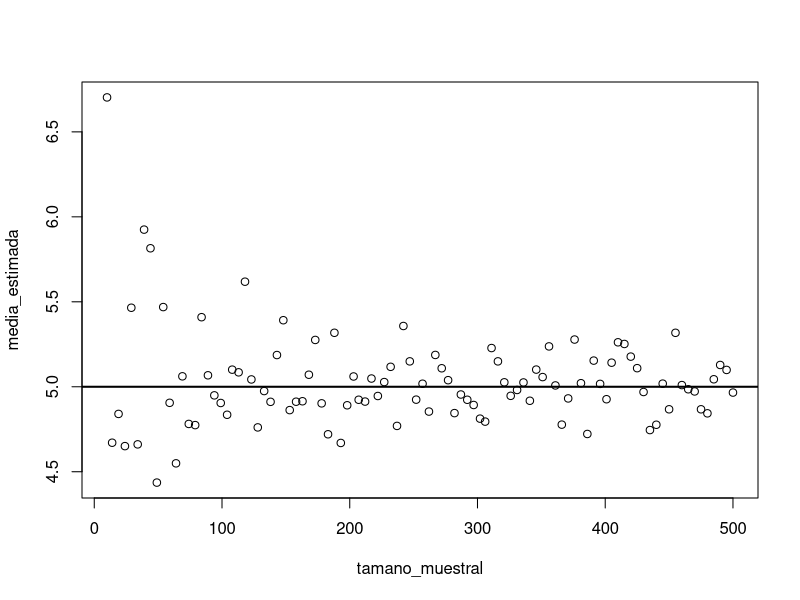
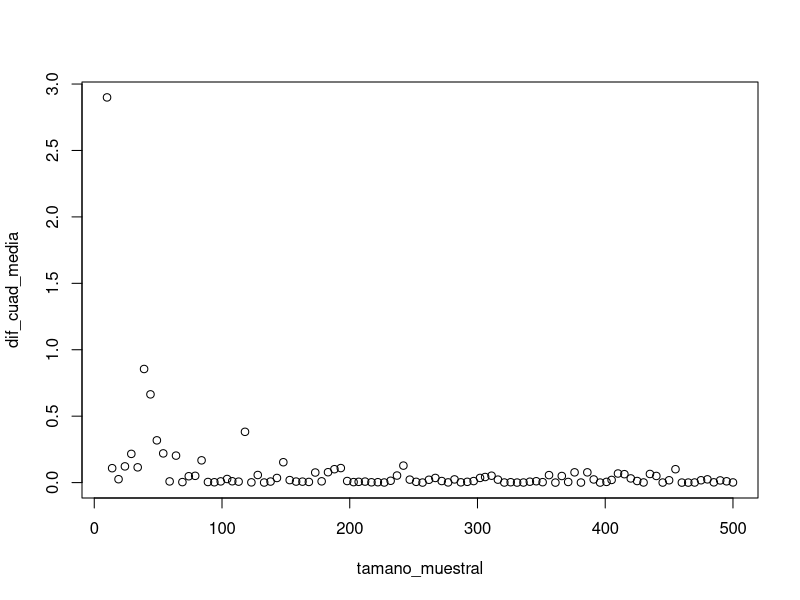
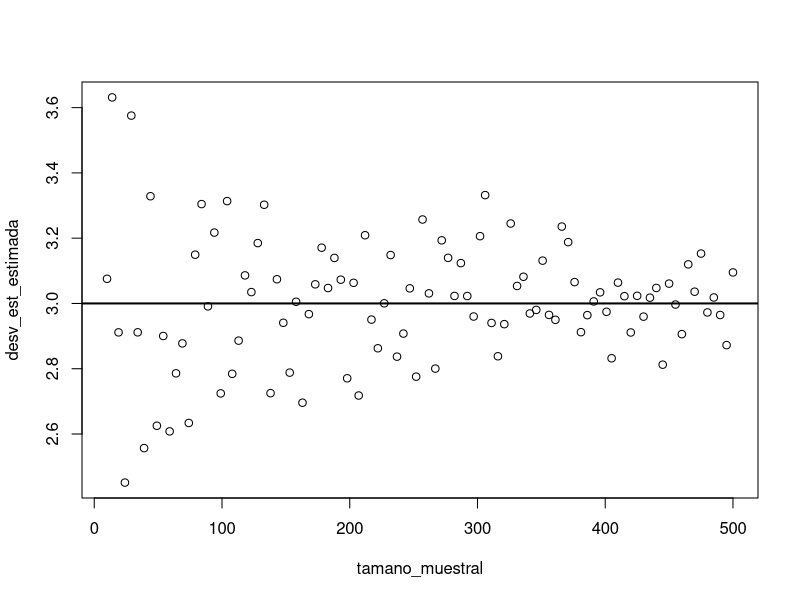
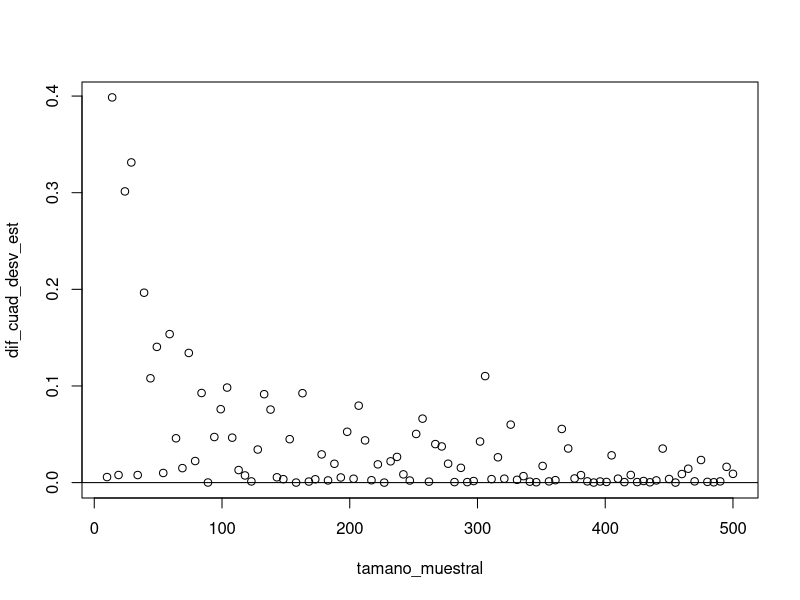
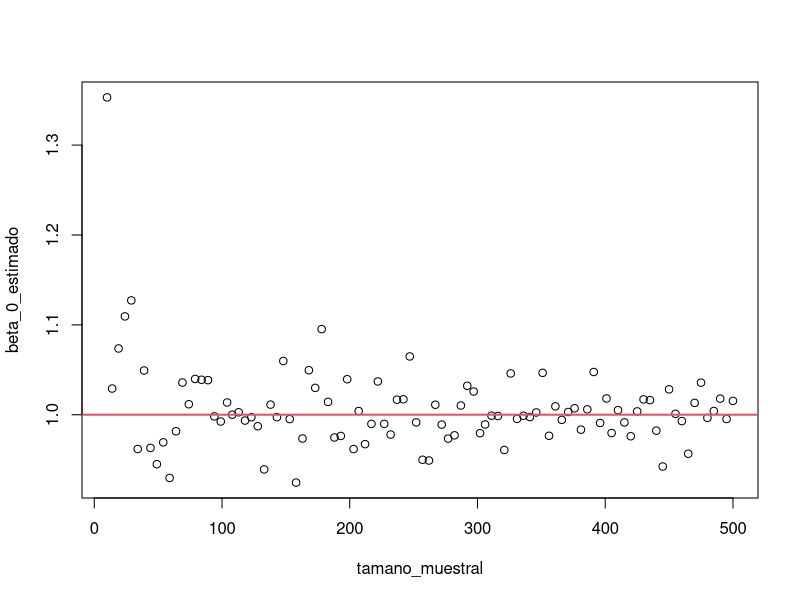
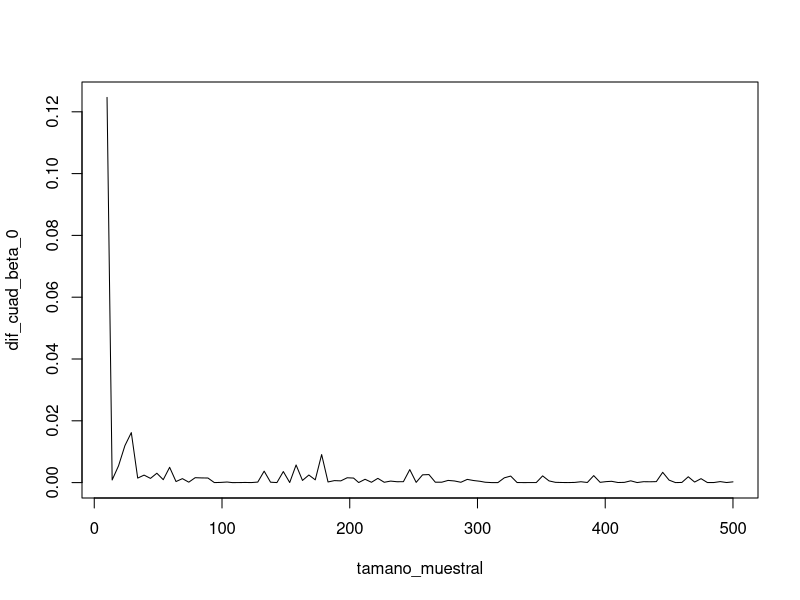
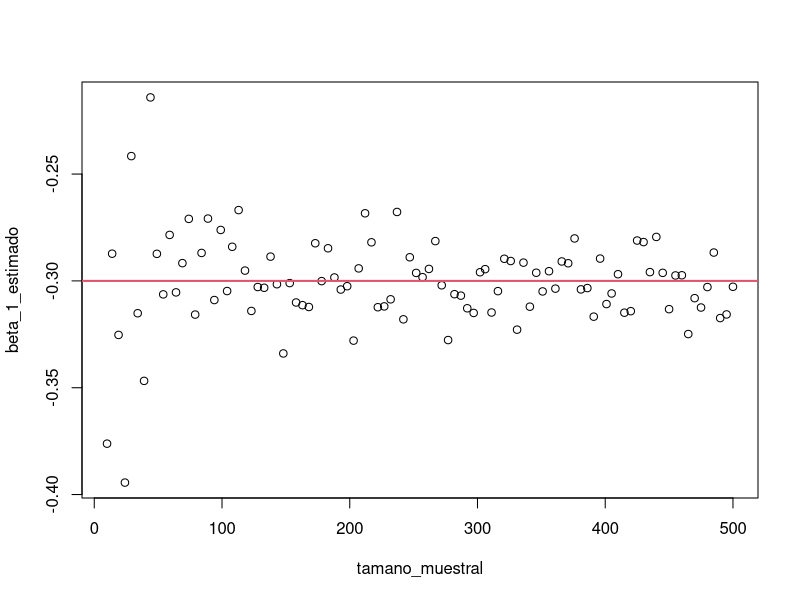
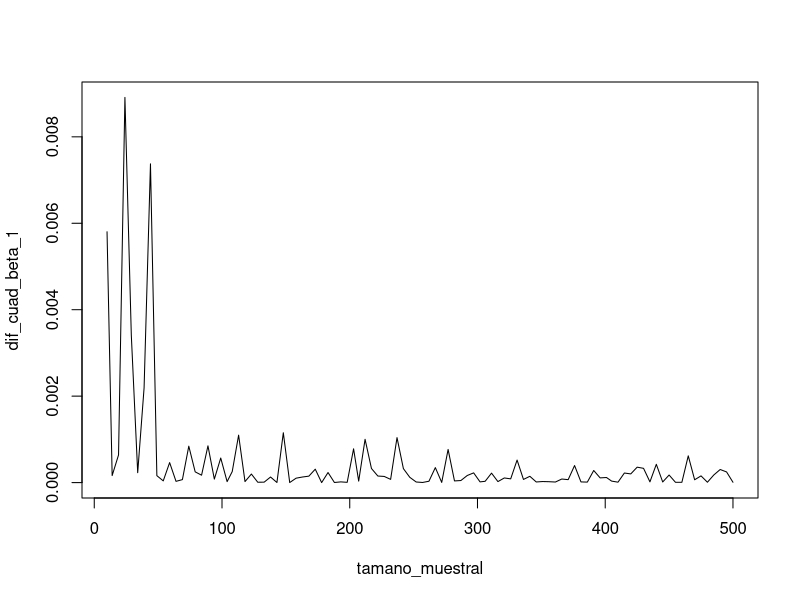

Here is the R script that generated these plots, in order:
#-------------------------------------------------------------------------

#Distribución normal

tamano_muestral_maximo <- 500
iteraciones <- 100
media_poblacional <- 5
desv_est_poblacional <- 3
tamano_muestral <- floor(seq(10, tamano_muestral_maximo, length.out=iteraciones))

#Crear 4 vectores vacíos
desv_est_estimada <- media_estimada <- dif_cuad_media <- dif_cuad_desv_est <- vector()

for(i in seq_len(iteraciones)){
  muestra <- rnorm(tamano_muestral[i], media_poblacional, desv_est_poblacional)
  media_estimada[i] <- mean(muestra)
  desv_est_estimada[i] <- sd(muestra)
  dif_cuad_media[i] <- (media_poblacional-media_estimada[i])^2
  dif_cuad_desv_est[i] <- (desv_est_poblacional-desv_est_estimada[i])^2
}

#Media
plot(media_estimada~tamano_muestral)
abline(h=media_poblacional, lwd=2)

plot(dif_cuad_media~tamano_muestral)

#Desv_est
plot(desv_est_estimada~tamano_muestral)
abline(h=desv_est_poblacional, lwd=2)

plot(dif_cuad_desv_est~tamano_muestral)
abline(h=0.00000001)

# Regresión lineal --------------------------------------------------------

tamano_muestral_max <- 500
iteraciones <- 100
beta_0 <- 1
beta_1 <- -0.3
minimo_poblacional <- 3
tamano_muestral <- floor(seq(10, tamano_muestral_max, length.out = iteraciones))

genera_x <- function(n) seq(-3, 3, length.out = n)

genera_y <- function(x, beta_0, beta_1){
  beta_1*x + beta_0 + rnorm(length(x), 0, 0.5)
}

beta_0_estimado <- beta_1_estimado <- dif_cuad_beta_0 <- dif_cuad_beta_1 <- vector()

for (i in seq_len(iteraciones)) {
  X <- genera_x(tamano_muestral[i])
  Y <- genera_y(X, beta_0, beta_1)
  betas <- coef(lm(Y ~ X))
  beta_0_estimado[i] <- betas[1]
  beta_1_estimado[i] <- betas[2]
  dif_cuad_beta_0[i] = (beta_0_estimado[i] - beta_0)^2
  dif_cuad_beta_1[i] = (beta_1_estimado[i] - beta_1)^2
}


plot(beta_0_estimado ~ tamano_muestral)
abline(h = beta_0, col = 2, lwd = 2)

plot(dif_cuad_beta_0 ~ tamano_muestral, type = "l")


plot(beta_1_estimado ~ tamano_muestral)
abline(h = beta_1, col = 2, lwd = 2)

plot(dif_cuad_beta_1 ~ tamano_muestral, type = "l")
